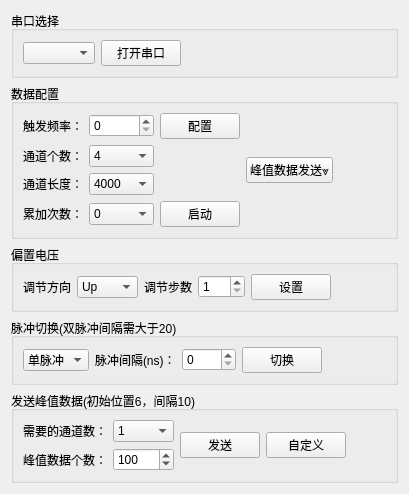
      <widget class="QWidget" name="tabWidgetPage_caijika">
       <attribute name="icon">
        <iconset resource="images.qrc">
         <normaloff>:/icon/-采集卡.png</normaloff>:/icon/-采集卡.png</iconset>
       </attribute>
       <attribute name="title">
        <string>采集卡</string>
       </attribute>
       <layout class="QGridLayout" name="gridLayout_10">
        <item row="5" column="0">
         <widget class="QGroupBox" name="groupBox_advance">
          <property name="sizePolicy">
           <sizepolicy hsizetype="Preferred" vsizetype="Preferred">
            <horstretch>0</horstretch>
            <verstretch>0</verstretch>
           </sizepolicy>
          </property>
          <property name="title">
           <string>发送峰值数据(初始位置6，间隔10)</string>
          </property>
          <layout class="QGridLayout" name="gridLayout_9">
           <item row="0" column="3">
            <spacer name="horizontalSpacer_4">
             <property name="orientation">
              <enum>Qt::Horizontal</enum>
             </property>
             <property name="sizeHint" stdset="0">
              <size>
               <width>40</width>
               <height>20</height>
              </size>
             </property>
            </spacer>
           </item>
           <item row="0" column="2">
            <widget class="QPushButton" name="pushButton_personal">
             <property name="text">
              <string>自定义</string>
             </property>
            </widget>
           </item>
           <item row="0" column="0">
            <layout class="QGridLayout" name="gridLayout_3">
             <property name="sizeConstraint">
              <enum>QLayout::SetDefaultConstraint</enum>
             </property>
             <item row="0" column="0">
              <widget class="QLabel" name="label">
               <property name="text">
                <string>需要的通道数：</string>
               </property>
              </widget>
             </item>
             <item row="0" column="1">
              <widget class="QComboBox" name="comboBox_chan">
               <property name="currentIndex">
                <number>0</number>
               </property>
               <item>
                <property name="text">
                 <string>1</string>
                </property>
               </item>
               <item>
                <property name="text">
                 <string>2</string>
                </property>
               </item>
               <item>
                <property name="text">
                 <string>3</string>
                </property>
               </item>
               <item>
                <property name="text">
                 <string>4</string>
                </property>
               </item>
               <item>
                <property name="text">
                 <string>12</string>
                </property>
               </item>
              </widget>
             </item>
             <item row="1" column="0">
              <widget class="QLabel" name="label_20">
               <property name="text">
                <string>峰值数据个数：</string>
               </property>
              </widget>
             </item>
             <item row="1" column="1">
              <widget class="QSpinBox" name="spinBox_peak_num">
               <property name="maximum">
                <number>10000</number>
               </property>
               <property name="singleStep">
                <number>10</number>
               </property>
               <property name="value">
                <number>100</number>
               </property>
              </widget>
             </item>
            </layout>
           </item>
           <item row="0" column="1">
            <widget class="QPushButton" name="pushButton_peadsend">
             <property name="text">
              <string>发送</string>
             </property>
            </widget>
           </item>
          </layout>
         </widget>
        </item>
        <item row="3" column="0">
         <widget class="QGroupBox" name="groupBox_20">
          <property name="sizePolicy">
           <sizepolicy hsizetype="Preferred" vsizetype="Preferred">
            <horstretch>0</horstretch>
            <verstretch>0</verstretch>
           </sizepolicy>
          </property>
          <property name="title">
           <string>脉冲切换(双脉冲间隔需大于20)</string>
          </property>
          <layout class="QHBoxLayout" name="horizontalLayout_4">
           <item>
            <widget class="QComboBox" name="comboBox_pulse_change">
             <item>
              <property name="text">
               <string>单脉冲</string>
              </property>
             </item>
             <item>
              <property name="text">
               <string>双脉冲</string>
              </property>
             </item>
            </widget>
           </item>
           <item>
            <widget class="QLabel" name="label_pulse_delay">
             <property name="text">
              <string>脉冲间隔(ns)：</string>
             </property>
            </widget>
           </item>
           <item>
            <widget class="QSpinBox" name="spinBox_pulse_delay">
             <property name="styleSheet">
              <string notr="true"/>
             </property>
             <property name="minimum">
              <number>0</number>
             </property>
             <property name="maximum">
              <number>1275</number>
             </property>
             <property name="singleStep">
              <number>5</number>
             </property>
            </widget>
           </item>
           <item>
            <widget class="QPushButton" name="pushButton_pulse_change">
             <property name="text">
              <string>切换</string>
             </property>
            </widget>
           </item>
           <item>
            <spacer name="horizontalSpacer_3">
             <property name="orientation">
              <enum>Qt::Horizontal</enum>
             </property>
             <property name="sizeHint" stdset="0">
              <size>
               <width>40</width>
               <height>20</height>
              </size>
             </property>
            </spacer>
           </item>
          </layout>
         </widget>
        </item>
        <item row="1" column="0">
         <widget class="QGroupBox" name="groupBox_2">
          <property name="sizePolicy">
           <sizepolicy hsizetype="Preferred" vsizetype="Preferred">
            <horstretch>0</horstretch>
            <verstretch>0</verstretch>
           </sizepolicy>
          </property>
          <property name="title">
           <string>数据配置</string>
          </property>
          <layout class="QHBoxLayout" name="horizontalLayout_5">
           <item>
            <layout class="QGridLayout" name="gridLayout_7">
             <property name="sizeConstraint">
              <enum>QLayout::SetDefaultConstraint</enum>
             </property>
             <item row="0" column="0">
              <widget class="QLabel" name="label_2">
               <property name="styleSheet">
                <string notr="true"/>
               </property>
               <property name="text">
                <string>触发频率：</string>
               </property>
              </widget>
             </item>
             <item row="0" column="1">
              <widget class="QSpinBox" name="spinBox_freq">
               <property name="styleSheet">
                <string notr="true"/>
               </property>
               <property name="maximum">
                <number>65535</number>
               </property>
               <property name="singleStep">
                <number>100</number>
               </property>
              </widget>
             </item>
             <item row="3" column="0">
              <widget class="QLabel" name="label_27">
               <property name="text">
                <string>累加次数：</string>
               </property>
              </widget>
             </item>
             <item row="1" column="1">
              <widget class="QComboBox" name="comboBox_chancount">
               <property name="currentIndex">
                <number>3</number>
               </property>
               <item>
                <property name="text">
                 <string>1</string>
                </property>
               </item>
               <item>
                <property name="text">
                 <string>2</string>
                </property>
               </item>
               <item>
                <property name="text">
                 <string>3</string>
                </property>
               </item>
               <item>
                <property name="text">
                 <string>4</string>
                </property>
               </item>
              </widget>
             </item>
             <item row="2" column="0">
              <widget class="QLabel" name="label_12">
               <property name="text">
                <string>通道长度：</string>
               </property>
              </widget>
             </item>
             <item row="2" column="1">
              <widget class="QComboBox" name="comboBox_len">
               <item>
                <property name="text">
                 <string>4000</string>
                </property>
               </item>
               <item>
                <property name="text">
                 <string>8000</string>
                </property>
               </item>
               <item>
                <property name="text">
                 <string>10000</string>
                </property>
               </item>
               <item>
                <property name="text">
                 <string>16000</string>
                </property>
               </item>
               <item>
                <property name="text">
                 <string>32000</string>
                </property>
               </item>
              </widget>
             </item>
             <item row="3" column="2">
              <widget class="QPushButton" name="pushButton_start">
               <property name="styleSheet">
                <string notr="true"/>
               </property>
               <property name="text">
                <string>启动</string>
               </property>
              </widget>
             </item>
             <item row="3" column="1">
              <widget class="QComboBox" name="comboBox_add">
               <item>
                <property name="text">
                 <string>0</string>
                </property>
               </item>
               <item>
                <property name="text">
                 <string>2</string>
                </property>
               </item>
               <item>
                <property name="text">
                 <string>4</string>
                </property>
               </item>
               <item>
                <property name="text">
                 <string>8</string>
                </property>
               </item>
               <item>
                <property name="text">
                 <string>16</string>
                </property>
               </item>
              </widget>
             </item>
             <item row="1" column="0">
              <widget class="QLabel" name="label_19">
               <property name="text">
                <string>通道个数：</string>
               </property>
              </widget>
             </item>
             <item row="0" column="2">
              <widget class="QPushButton" name="pushButton_set">
               <property name="styleSheet">
                <string notr="true"/>
               </property>
               <property name="text">
                <string>配置</string>
               </property>
              </widget>
             </item>
            </layout>
           </item>
           <item>
            <widget class="QPushButton" name="pushButton_advance">
             <property name="text">
              <string>峰值数据发送⩔</string>
             </property>
            </widget>
           </item>
           <item>
            <spacer name="horizontalSpacer_2">
             <property name="orientation">
              <enum>Qt::Horizontal</enum>
             </property>
             <property name="sizeHint" stdset="0">
              <size>
               <width>40</width>
               <height>20</height>
              </size>
             </property>
            </spacer>
           </item>
          </layout>
         </widget>
        </item>
        <item row="0" column="0">
         <widget class="QGroupBox" name="groupBox">
          <property name="sizePolicy">
           <sizepolicy hsizetype="Preferred" vsizetype="Preferred">
            <horstretch>0</horstretch>
            <verstretch>0</verstretch>
           </sizepolicy>
          </property>
          <property name="title">
           <string>串口选择</string>
          </property>
          <layout class="QHBoxLayout" name="horizontalLayout" stretch="0,0,0">
           <item>
            <widget class="QComboBox" name="comboBox_com"/>
           </item>
           <item>
            <widget class="QPushButton" name="pushButton_changer">
             <property name="styleSheet">
              <string notr="true"/>
             </property>
             <property name="text">
              <string>打开串口</string>
             </property>
            </widget>
           </item>
           <item>
            <spacer name="horizontalSpacer">
             <property name="orientation">
              <enum>Qt::Horizontal</enum>
             </property>
             <property name="sizeHint" stdset="0">
              <size>
               <width>40</width>
               <height>20</height>
              </size>
             </property>
            </spacer>
           </item>
          </layout>
         </widget>
        </item>
        <item row="2" column="0">
         <widget class="QGroupBox" name="groupBox_bias">
          <property name="title">
           <string>偏置电压</string>
          </property>
          <layout class="QHBoxLayout" name="horizontalLayout_16">
           <item>
            <widget class="QLabel" name="label_35">
             <property name="text">
              <string>调节方向</string>
             </property>
            </widget>
           </item>
           <item>
            <widget class="QComboBox" name="comboBox_bias">
             <item>
              <property name="text">
               <string>Up</string>
              </property>
             </item>
             <item>
              <property name="text">
               <string>Down</string>
              </property>
             </item>
            </widget>
           </item>
           <item>
            <widget class="QLabel" name="label_36">
             <property name="text">
              <string>调节步数</string>
             </property>
            </widget>
           </item>
           <item>
            <widget class="QSpinBox" name="spinBox_bias">
             <property name="minimum">
              <number>1</number>
             </property>
             <property name="maximum">
              <number>128</number>
             </property>
            </widget>
           </item>
           <item>
            <widget class="QPushButton" name="pushButton_bias">
             <property name="text">
              <string>设置</string>
             </property>
            </widget>
           </item>
           <item>
            <spacer name="horizontalSpacer_39">
             <property name="orientation">
              <enum>Qt::Horizontal</enum>
             </property>
             <property name="sizeHint" stdset="0">
              <size>
               <width>40</width>
               <height>20</height>
              </size>
             </property>
            </spacer>
           </item>
          </layout>
         </widget>
        </item>
       </layout>
      </widget>
